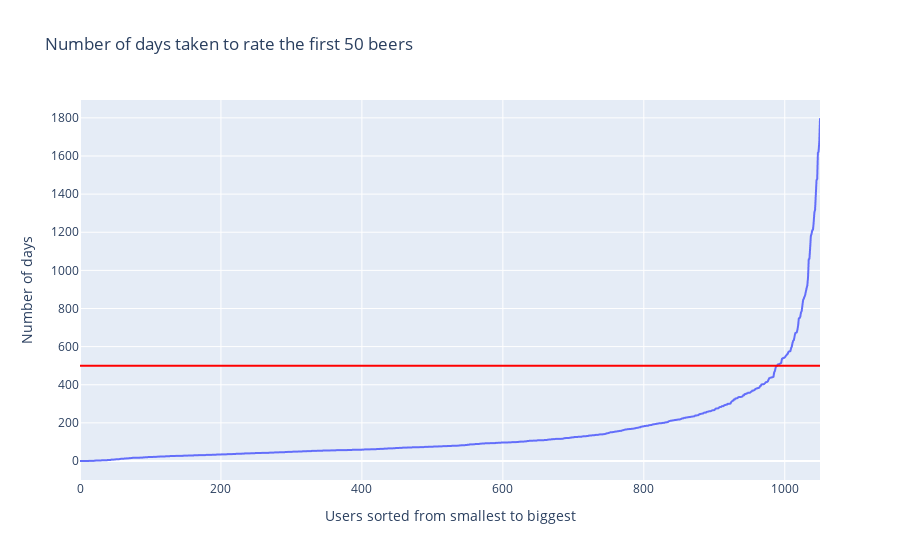

The notebook cell saved with this chart:
### Code cell
df_check = df_valid_users['50'].to_frame()
df_check.sort_values(by = '50', inplace=True)
fig = px.line(df_check, x = range(df_check.shape[0]), y = '50',
    title="Number of days taken to rate the first 50 beers").update_layout(    
    xaxis_title="Users sorted from smallest to biggest",
    yaxis_title="Number of days"
)
fig.add_hline(500, line_color = 'red')
fig.show()

### Figure 1 — Plotly figure (JSON) as saved in the notebook; plotly's stock layout.template omitted (floating-point values rounded to 4 significant figures; data arrays with more than 128 entries replaced by an {"elided": "..."} marker saying what was removed)
{"data": [{"hovertemplate": "x=%{x}<br>50=%{y}<extra></extra>", "legendgroup": "", "line": {"color": "#636efa", "dash": "solid"}, "marker": {"symbol": "circle"}, "mode": "lines", "name": "", "showlegend": false, "type": "scattergl", "x": {"elided": "1051 int values"}, "xaxis": "x", "y": {"elided": "1051 int values"}, "yaxis": "y"}], "layout": {"legend": {"tracegroupgap": 0}, "shapes": [{"line": {"color": "red"}, "type": "line", "x0": 0, "x1": 1, "xref": "x domain", "y0": 500, "y1": 500, "yref": "y"}], "title": {"text": "Number of days taken to rate the first 50 beers"}, "xaxis": {"anchor": "y", "domain": [0, 1], "title": {"text": "Users sorted from smallest to biggest"}}, "yaxis": {"anchor": "x", "domain": [0, 1], "title": {"text": "Number of days"}}}}
